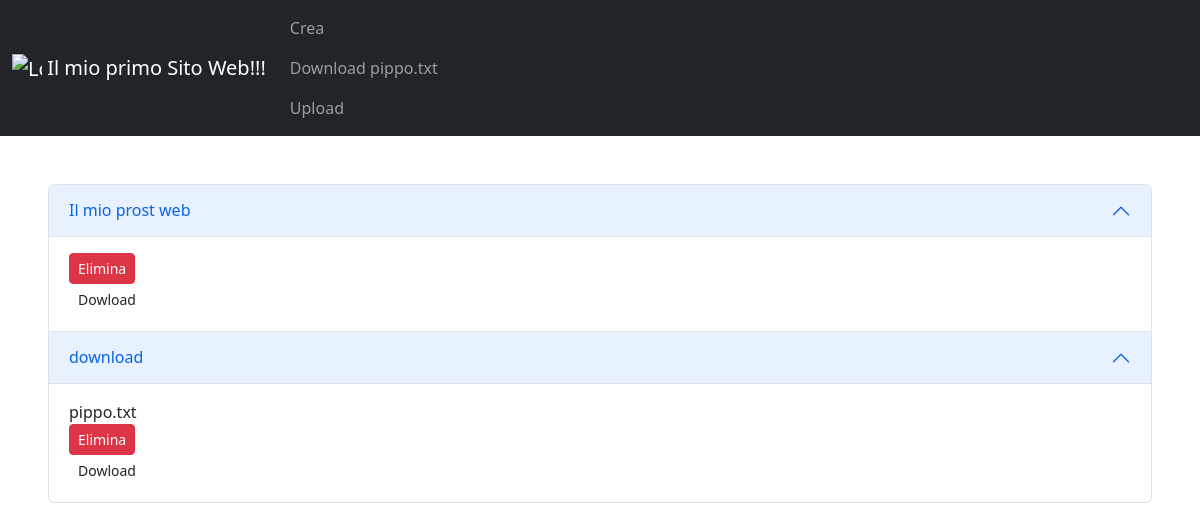
Before: / with the older database file.
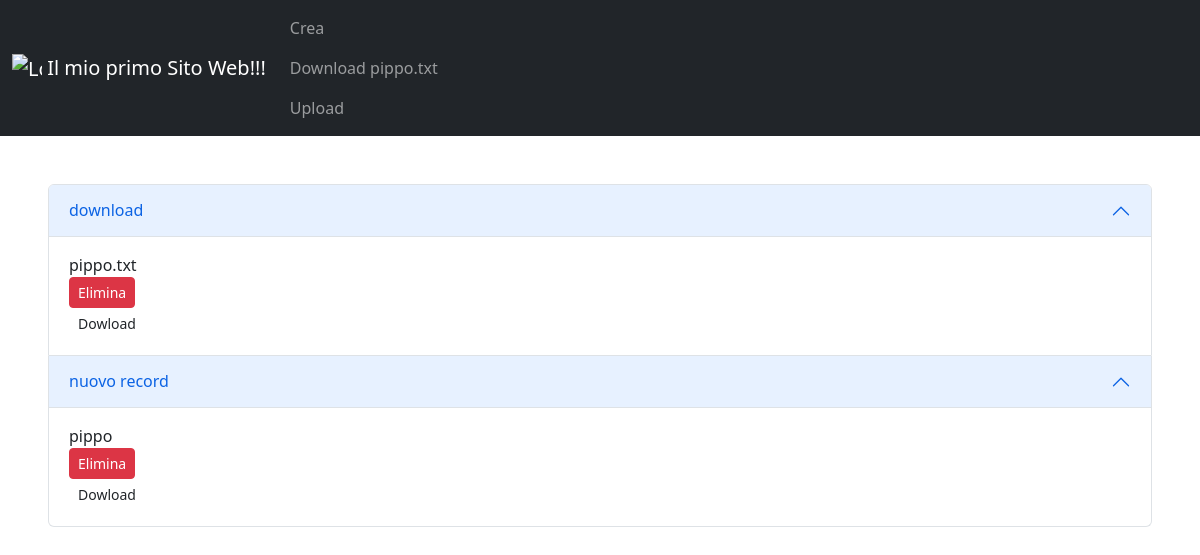
After: the same page with the newer database file.
### tables this page shows
CREATE TABLE Posts (
    id INTEGER PRIMARY KEY AUTOINCREMENT,
    titolo TEXT,
    info TEXT,
    dacanc TEXT
);

### main.py (the view)
@app.route('/')
def index():
    connection = sqlite3.connect(DataBasePath)
    connection.row_factory = sqlite3.Row
    posts = connection.execute('SELECT * FROM Posts').fetchall()
    connection.close()
    return render_template('Index.html', posts=posts)

### templates/Index.html (shortened to what this page needs)
<!doctype html>
<html lang="en">
  <head>
    <link href="https://cdn.jsdelivr.net/npm/bootstrap@5.2.2/dist/css/bootstrap.min.css" rel="stylesheet">
  </head>
  <body>
    <nav class="navbar navbar-expand-lg navbar-dark bg-dark">
      <div class="container-fluid">
        <a class="navbar-brand" href="/">
          <img src="https://cdn-icons-png.flaticon.com/512/3388/3388607.png" alt="Logo"
               width="30" height="30" class="d-inline-block align-text-top">
          Il mio primo Sito Web!!!
        </a>
        <div class="collapse navbar-collapse" id="navbarNav">
          <ul class="navbar-nav">
            <li class="nav-item">
              <a class="nav-link" href="/create">Crea</a>
              <a class="nav-link" href="{{ url_for('downloadfile', filename="pippo.txt") }}">Download pippo.txt</a>
              <a class="nav-link" href="{{ url_for('upload_file') }}">Upload</a>
            </li>
          </ul>
        </div>
      </div>
    </nav>
<div class="accordion m-5" id="accordionExample">
  {% for post in posts %}
    <div class="accordion-item">
    <h2 class="accordion-header" id="headingOne">
      <button class="accordion-button" type="button" data-bs-toggle="collapse" data-bs-target="#collapseOne" aria-expanded="true" aria-controls="collapseOne">
        {{post.titolo}}
      </button>
    </h2>
    <div id="collapseOne" class="accordion-collapse collapse show" aria-labelledby="headingOne" data-bs-parent="#accordionExample">
      <div class="accordion-body">
        {{post.info}}
       <form action="{{post.id}}/delete" method="POST">
          <button type="Elimina" class="btn btn-danger btn-sm m-2y">Elimina</button>
        </form>
        <form action="{{post.id}}/download" method="POST">
          <button type="Elimina" class="btn btn-sm m-2y">Dowload</button>
        </form>
      </div>
    </div>
  </div>
  {% endfor %}
</div>
  </body>
</html>

Changed rows visible on the page:
removed Posts: titolo "Il mio prost web"
added Posts: titolo "nuovo record", info "pippo"
